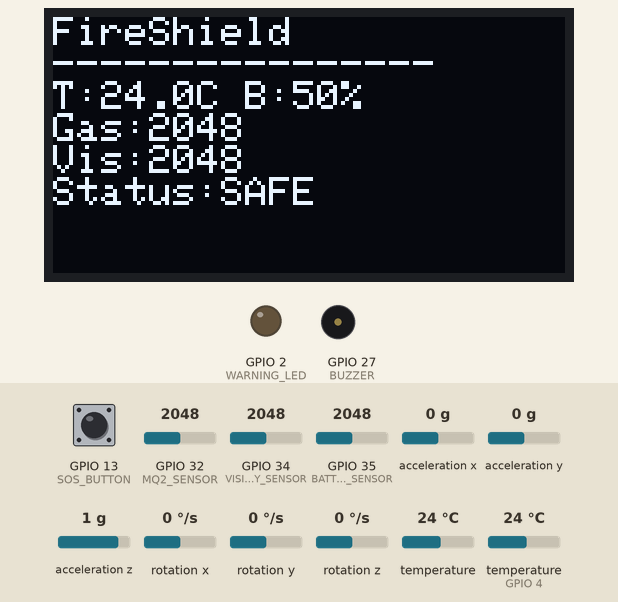
A sketch run on a simulated ESP32. Shown: 128×64 one-colour display, output pins drawn as LEDs (lit = HIGH), buzzer (waves = sounding, pin HIGH). Inputs (shaded band) come from the test bench; at power-on: GPIO 34 (VISIBILITY_SENSOR) = 2048, GPIO 32 (MQ2_SENSOR) = 2048, GPIO 13 (SOS_BUTTON) HIGH, temperature (sensor on GPIO 4) 24 °C, GPIO 35 (BATTERY_SENSOR) = 2048, acceleration x 0 g, acceleration y 0 g, acceleration z 1 g, rotation x 0 °/s, rotation y 0 °/s, rotation z 0 °/s, temperature 24 °C. Storage starts empty; what the sketch prints to the serial monitor is not drawn.

Above: at 3.9 s.
4.0 s: GPIO 34 (VISIBILITY_SENSOR) set to 1567
At 5.6 s:
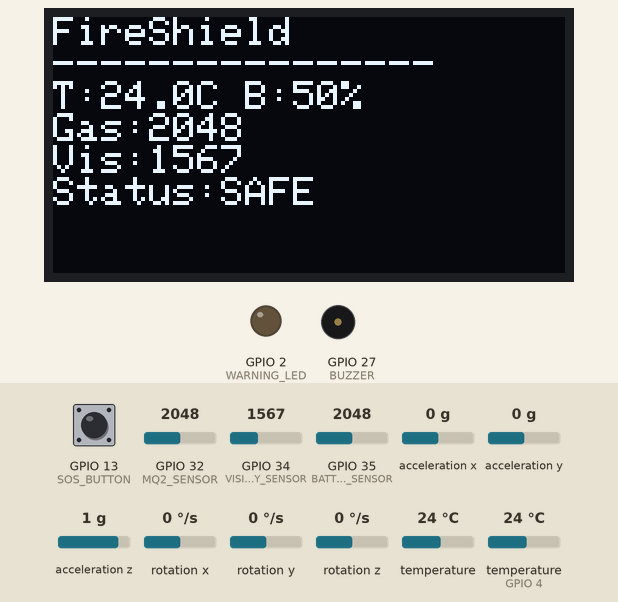
6.1 s: GPIO 34 (VISIBILITY_SENSOR) set to 1445
At 8.0 s:
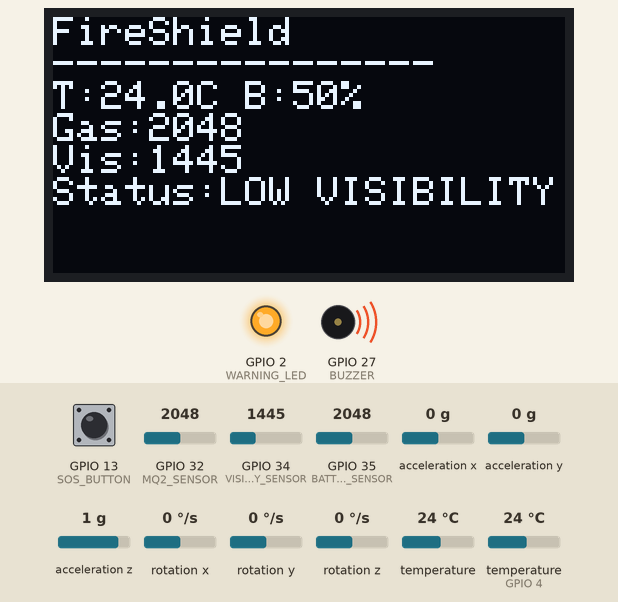
8.8 s: GPIO 32 (MQ2_SENSOR) set to 3753
At 11.1 s:
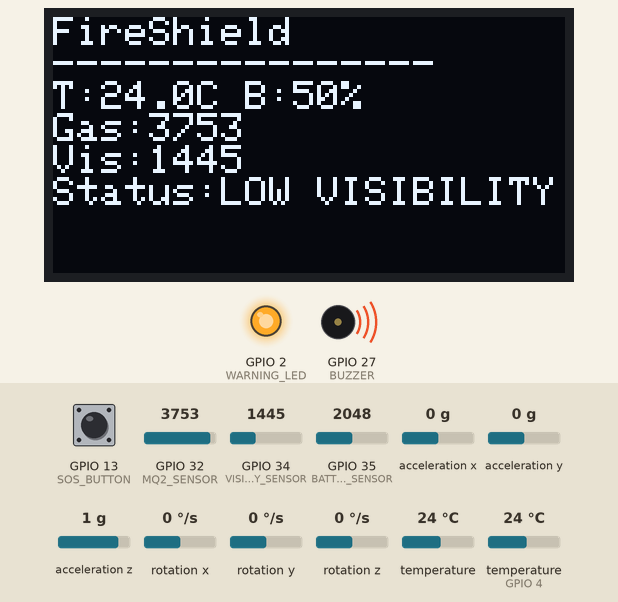
11.4 s: GPIO 32 (MQ2_SENSOR) set to 3847
At 13.7 s:
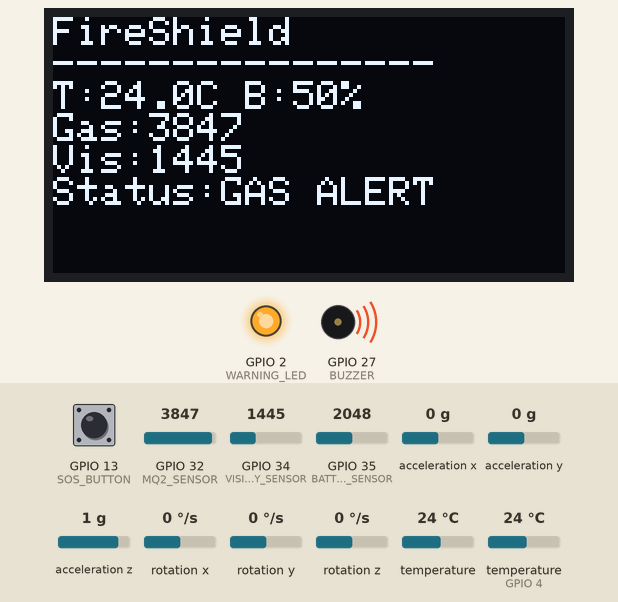
14.0 s: GPIO 13 (SOS_BUTTON) pulled LOW for 1.55 s
At 16.1 s:
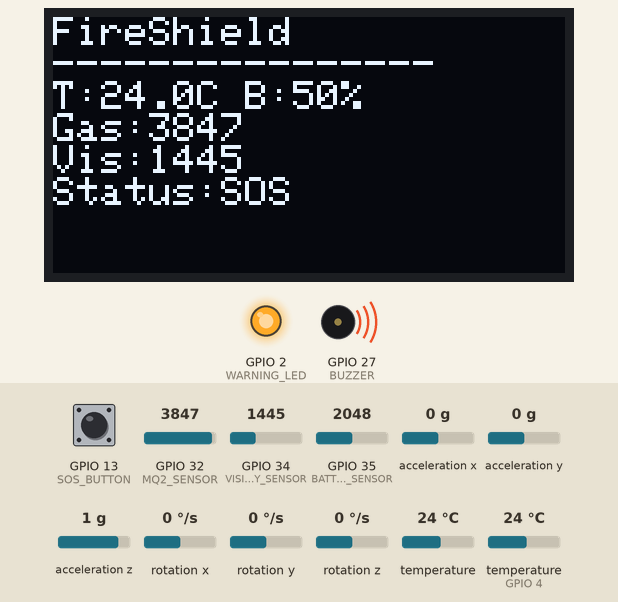
17.9 s: temperature (sensor on GPIO 4) set to 12 °C
At 19.7 s:
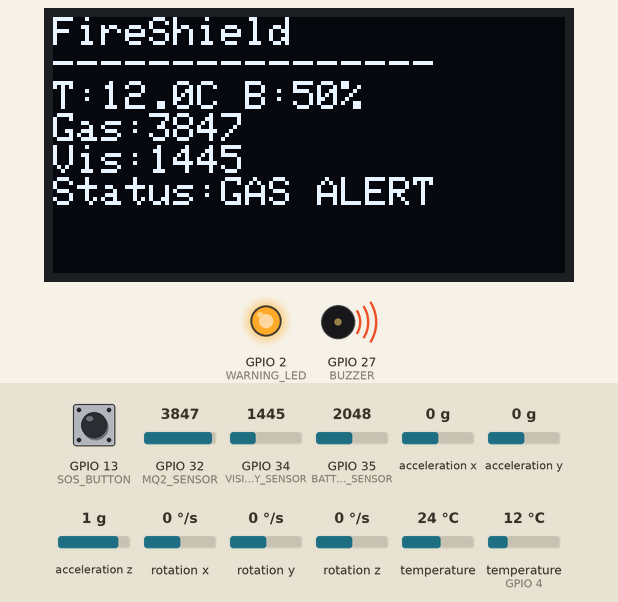
Timing chart, 0 to 21.2 s (numbered marks = the images above; inputs shaded):
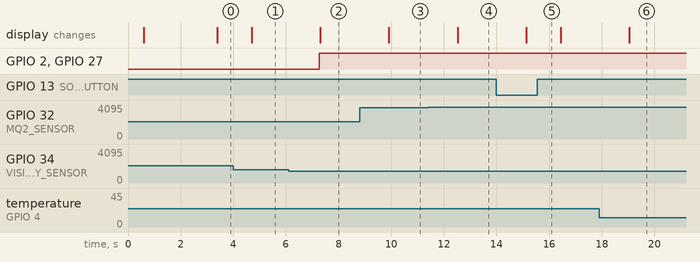

The sketch:

FireShield.ino
```cpp
#include <Wire.h>
#include <SPI.h>
#include <SD.h>

#include <Adafruit_MPU6050.h>
#include <Adafruit_Sensor.h>

#include <OneWire.h>
#include <DallasTemperature.h>

#include <Adafruit_GFX.h>
#include <Adafruit_SSD1306.h>

// =====================================================
// OLED
// =====================================================

#define SCREEN_WIDTH 128
#define SCREEN_HEIGHT 64
#define OLED_RESET -1

Adafruit_SSD1306 display(
  SCREEN_WIDTH,
  SCREEN_HEIGHT,
  &Wire,
  OLED_RESET
);

// =====================================================
// PIN CONNECTIONS
// =====================================================

#define SOS_BUTTON        13
#define BUZZER            27
#define WARNING_LED       2

#define ONE_WIRE_BUS      4

#define VISIBILITY_SENSOR 34

#define MQ2_SENSOR        32

#define BATTERY_SENSOR    35

#define SD_CS             5

// =====================================================
// SAFETY LIMITS
// =====================================================

#define TEMP_LIMIT        60.0
#define FALL_LIMIT        15.0
#define GAS_LIMIT         3800
#define VISIBILITY_LIMIT  1500
#define LOW_BATTERY       20

// =====================================================
// OBJECTS
// =====================================================

Adafruit_MPU6050 mpu;

OneWire oneWire(ONE_WIRE_BUS);
DallasTemperature tempSensor(&oneWire);

// =====================================================
// VARIABLES
// =====================================================

String previousStatus = "SAFE";

bool sdReady = false;

unsigned long eventNumber = 0;

// =====================================================
// SETUP
// =====================================================

void setup() {

  Serial.begin(115200);

  delay(500);

  // ---------------------------------------------------
  // PINS
  // ---------------------------------------------------

  pinMode(SOS_BUTTON, INPUT_PULLUP);

  pinMode(BUZZER, OUTPUT);
  digitalWrite(BUZZER, LOW);

  pinMode(WARNING_LED, OUTPUT);
  digitalWrite(WARNING_LED, LOW);

  // ---------------------------------------------------
  // I2C
  // ---------------------------------------------------

  Wire.begin(21, 22);

  // ---------------------------------------------------
  // TEMPERATURE SENSOR
  // ---------------------------------------------------

  tempSensor.begin();

  // ---------------------------------------------------
  // MPU6050
  // ---------------------------------------------------

  if (!mpu.begin()) {

    Serial.println("MPU6050 NOT FOUND!");

    while (1) {
      digitalWrite(WARNING_LED, HIGH);
      delay(200);
      digitalWrite(WARNING_LED, LOW);
      delay(200);
    }
  }

  Serial.println("MPU6050 READY");

  // ---------------------------------------------------
  // OLED
  // ---------------------------------------------------

  if (!display.begin(
        SSD1306_SWITCHCAPVCC,
        0x3C
      )) {

    Serial.println("OLED NOT FOUND!");

    while (1);
  }

  Serial.println("OLED READY");

  // ---------------------------------------------------
  // MICRO SD
  // ---------------------------------------------------

  Serial.println("Starting microSD...");

  if (!SD.begin(SD_CS)) {

    Serial.println("SD CARD NOT FOUND!");

    sdReady = false;

  } else {

    Serial.println("SD CARD READY!");

    sdReady = true;

    // Create / open log file
    File file = SD.open(
      "/firelog.txt",
      FILE_WRITE
    );

    if (file) {

      file.println();
      file.println("==============================");
      file.println("FIRESHIELD SYSTEM STARTED");
      file.println("==============================");

      file.close();

      Serial.println("LOG FILE READY!");

    } else {

      Serial.println("ERROR CREATING LOG FILE!");
    }
  }

  // ---------------------------------------------------
  // STARTUP OLED
  // ---------------------------------------------------

  display.clearDisplay();

  display.setTextColor(SSD1306_WHITE);
  display.setTextSize(1);

  display.setCursor(0, 0);

  display.println("FIRESHIELD");
  display.println("----------------");
  display.println("SYSTEM READY");

  if (sdReady)
    display.println("SD: READY");
  else
    display.println("SD: ERROR");

  display.display();

  delay(2000);
}

// =====================================================
// SAVE EVENT TO SD CARD
// =====================================================

void saveEvent(
  String eventName,
  float temperature,
  int gasValue,
  int visibilityValue,
  int batteryPercent
) {

  if (!sdReady) {

    Serial.println("SD NOT READY - EVENT NOT SAVED");

    return;
  }

  File file = SD.open(
    "/firelog.txt",
    FILE_WRITE
  );

  if (file) {

    eventNumber++;

    file.println();
    file.println("------------------------------");

    file.print("EVENT NUMBER: ");
    file.println(eventNumber);

    file.print("EVENT: ");
    file.println(eventName);

    file.print("TEMPERATURE: ");
    file.print(temperature, 1);
    file.println(" C");

    file.print("GAS VALUE: ");
    file.println(gasValue);

    file.print("VISIBILITY: ");
    file.println(visibilityValue);

    file.print("BATTERY: ");
    file.print(batteryPercent);
    file.println("%");

    file.println("------------------------------");

    file.close();

    Serial.println(">>> EVENT SAVED TO SD <<<");

  } else {

    Serial.println(">>> SD WRITE ERROR <<<");
  }
}

// =====================================================
// LOOP
// =====================================================

void loop() {

  bool emergency = false;

  String currentStatus = "SAFE";

  // ===================================================
  // MPU6050
  // ===================================================

  sensors_event_t acceleration;
  sensors_event_t gyro;
  sensors_event_t sensorTemp;

  mpu.getEvent(
    &acceleration,
    &gyro,
    &sensorTemp
  );

  // ===================================================
  // TEMPERATURE
  // ===================================================

  tempSensor.requestTemperatures();

  float temperature =
    tempSensor.getTempCByIndex(0);

  // ===================================================
  // VISIBILITY
  // ===================================================

  int visibilityValue =
    analogRead(VISIBILITY_SENSOR);

  bool poorVisibility =
    visibilityValue < VISIBILITY_LIMIT;

  // ===================================================
  // MQ-2 GAS
  // ===================================================

  int gasValue =
    analogRead(MQ2_SENSOR);

  bool dangerousGas =
    gasValue > GAS_LIMIT;

  // ===================================================
  // BATTERY
  // ===================================================

  int batteryRaw =
    analogRead(BATTERY_SENSOR);

  int batteryPercent =
    map(
      batteryRaw,
      0,
      4095,
      0,
      100
    );

  batteryPercent =
    constrain(
      batteryPercent,
      0,
      100
    );

  bool lowBattery =
    batteryPercent <= LOW_BATTERY;

  // ===================================================
  // SOS BUTTON
  // ===================================================

  if (digitalRead(SOS_BUTTON) == LOW) {

    emergency = true;

    currentStatus = "SOS";
  }

  // ===================================================
  // FALL DETECTION
  // ===================================================

  if (!emergency &&
      (abs(acceleration.acceleration.x) > FALL_LIMIT ||
       abs(acceleration.acceleration.y) > FALL_LIMIT ||
       abs(acceleration.acceleration.z) > FALL_LIMIT)) {

    emergency = true;

    currentStatus = "FALL";
  }

  // ===================================================
  // HIGH TEMPERATURE
  // ===================================================

  if (!emergency &&
      temperature >= TEMP_LIMIT) {

    emergency = true;

    currentStatus = "HIGH TEMP";
  }

  // ===================================================
  // GAS ALERT
  // ===================================================

  if (!emergency &&
      dangerousGas) {

    emergency = true;

    currentStatus = "GAS ALERT";
  }

  // ===================================================
  // LOW VISIBILITY
  // ===================================================

  if (!emergency &&
      poorVisibility) {

    emergency = true;

    currentStatus = "LOW VISIBILITY";
  }

  // ===================================================
  // LOW BATTERY
  // ===================================================

  if (!emergency &&
      lowBattery) {

    currentStatus = "LOW BATTERY";
  }

  // ===================================================
  // WARNING OUTPUTS
  // ===================================================

  if (emergency) {

    digitalWrite(BUZZER, HIGH);
    digitalWrite(WARNING_LED, HIGH);

  } else {

    digitalWrite(BUZZER, LOW);
    digitalWrite(WARNING_LED, LOW);
  }

  // ===================================================
  // SAVE EMERGENCY EVENT
  // ===================================================

  if (currentStatus != "SAFE" &&
      currentStatus != "LOW BATTERY" &&
      currentStatus != previousStatus) {

    saveEvent(
      currentStatus,
      temperature,
      gasValue,
      visibilityValue,
      batteryPercent
    );
  }

  previousStatus = currentStatus;

  // ===================================================
  // OLED
  // ===================================================

  display.clearDisplay();

  display.setTextColor(SSD1306_WHITE);
  display.setTextSize(1);

  display.setCursor(0, 0);

  display.println("FireShield");
  display.println("----------------");

  display.print("T:");
  display.print(temperature, 1);
  display.print("C ");

  display.print("B:");
  display.print(batteryPercent);
  display.println("%");

  display.print("Gas:");
  display.println(gasValue);

  display.print("Vis:");
  display.println(visibilityValue);

  display.print("Status:");
  display.println(currentStatus);

  display.display();

  // ===================================================
  // SERIAL MONITOR
  // ===================================================

  Serial.println();
  Serial.println("============================");

  Serial.print("Temperature : ");
  Serial.print(temperature, 1);
  Serial.println(" C");

  Serial.print("Gas Value   : ");
  Serial.println(gasValue);

  Serial.print("Visibility  : ");
  Serial.println(visibilityValue);

  Serial.print("Battery     : ");
  Serial.print(batteryPercent);
  Serial.println("%");

  Serial.print("Status      : ");
  Serial.println(currentStatus);

  Serial.println("============================");

  delay(500);
}
```

Measured:
- the behaviour switches between 1500 and 1499 on GPIO 34 (VISIBILITY_SENSOR) (found by bisection; images 1 and 2)
- the behaviour switches between 3800 and 3801 on GPIO 32 (MQ2_SENSOR) (found by bisection; images 3 and 4)
- after the input at 4.0 s, the display: changes after 0.69 s (image 1)
- after the input at 6.1 s, GPIO 2 (WARNING_LED), GPIO 27 (BUZZER): LOW → HIGH after 1.2 s; the display: changes after 1.2 s (image 2)
- after the input at 8.8 s, the display: changes after 1.1 s (image 3)
- after the input at 11.4 s, the display: changes after 1.1 s (image 4)
- after the input at 14.0 s, the display: changes after 1.1 s (image 5)
- after the input at 17.9 s, the display: changes after 1.2 s (image 6)
